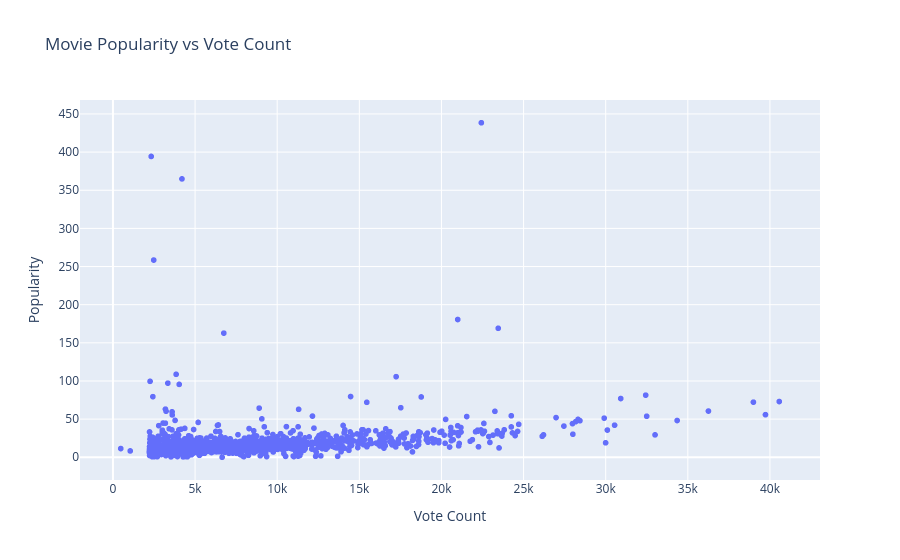

Notebook cell for this chart:
### Code cell
import plotly.express as px

fig = px.scatter(
    movies,
    x="vote_count",
    y="popularity",
    title="Movie Popularity vs Vote Count",
    labels={
        "vote_count": "Vote Count",
        "popularity": "Popularity"
    },
    hover_data=["title"]
)

fig.show(renderer="vscode")

### Figure 1 — Plotly figure (JSON) as saved in the notebook; plotly's stock layout.template omitted (floating-point values rounded to 4 significant figures; data arrays with more than 128 entries replaced by an {"elided": "..."} marker saying what was removed)
{"data": [{"customdata": {"elided": "2503x1 str values"}, "hovertemplate": "Vote Count=%{x}<br>Popularity=%{y}<br>title=%{customdata[0]}<extra></extra>", "legendgroup": "", "marker": {"color": "#636efa", "symbol": "circle"}, "mode": "markers", "name": "", "showlegend": false, "type": "scattergl", "x": {"elided": "2503 int values"}, "xaxis": "x", "y": {"elided": "2503 float values"}, "yaxis": "y"}], "layout": {"legend": {"tracegroupgap": 0}, "title": {"text": "Movie Popularity vs Vote Count"}, "xaxis": {"anchor": "y", "domain": [0, 1], "title": {"text": "Vote Count"}}, "yaxis": {"anchor": "x", "domain": [0, 1], "title": {"text": "Popularity"}}}}
